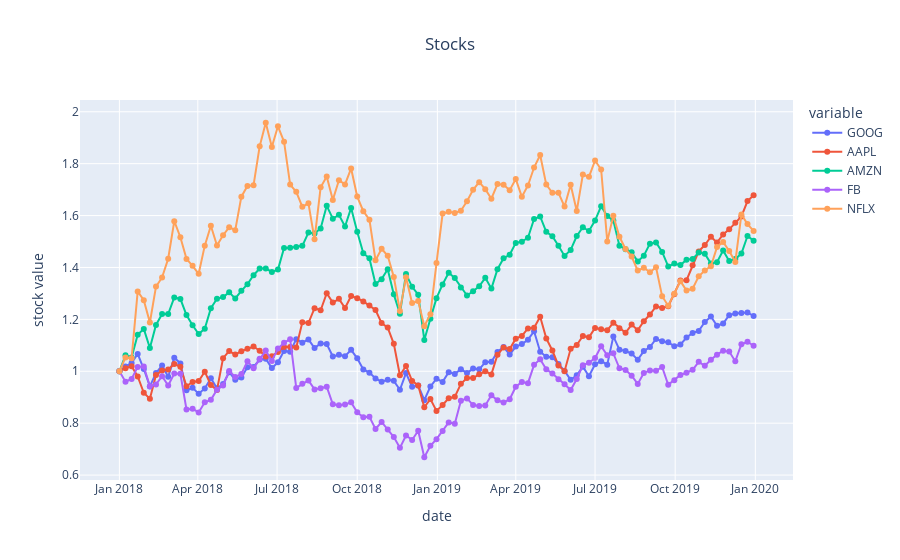

Here is the notebook cell this chart was saved with:
### Code cell
# YOUR CODE HERE
x = pd.to_datetime(stocks['date'])
y = stocks.columns[1:-1]
fig = px.line(stocks, x, y, title='Stocks', markers=True)
fig.update_layout(xaxis_title='date', yaxis_title='stock value', title_x=0.5)
fig.show()
